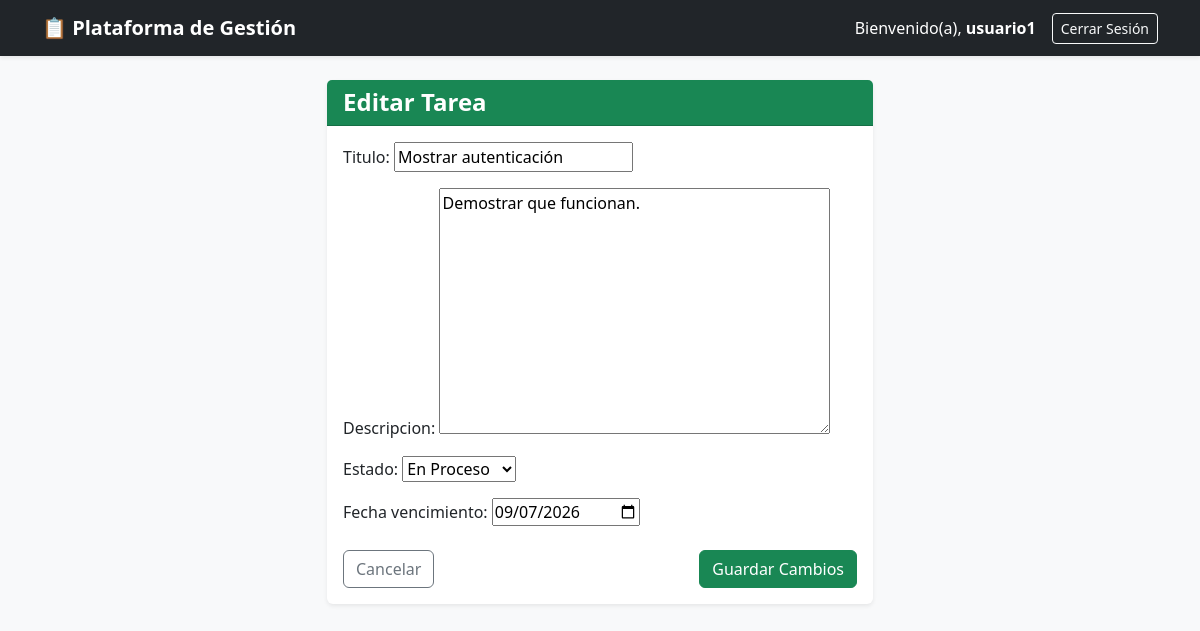
The app's page /tarea/9/editar/ (signed in) with its own data.
### aplicacion_gestion/models.py (models this page shows, shortened)
class Tarea(models.Model):
    ESTADOS = [
        ('PENDIENTE', 'Pendiente'),
        ('EN_PROCESO', 'En Proceso'),
        ('COMPLETADA', 'Completada'),
    ]
    proyecto = models.ForeignKey(Proyecto, on_delete=models.CASCADE, related_name='tareas')
    titulo = models.CharField(max_length=200)
    descripcion = models.TextField(blank=True)
    estado = models.CharField(max_length=20, choices=ESTADOS, default='PENDIENTE')
    fecha_creacion = models.DateField(auto_now_add=True)  # <-- Agrega esta línea
    fecha_vencimiento = models.DateField(null=True, blank=True)

### aplicacion_gestion/views.py (the view)
# urls.py: path('tarea/<int:pk>/editar/', TareaUpdateView.as_view(), name='editar_tarea'),  # <-- Nueva ruta
class TareaUpdateView(LoginRequiredMixin, UpdateView):
    model = Tarea
    form_class = TareaForm
    template_name = 'aplicacion_gestion/tarea_form.html'
    success_url = reverse_lazy('home')
    def get_queryset(self):
        return Tarea.objects.filter(proyecto__usuario=self.request.user)

### aplicacion_gestion/forms.py
class TareaForm(forms.ModelForm):
    class Meta:
        model = Tarea
        fields = ['titulo', 'descripcion', 'estado', 'fecha_vencimiento']
        widgets = {
            'fecha_vencimiento': forms.DateInput(attrs={'type': 'date'}),
        }

### aplicacion_gestion/templates/aplicacion_gestion/tarea_form.html (shortened to what this page needs)
{% extends 'aplicacion_gestion/base.html' %}
{% block content %}
<div class="row justify-content-center">
    <div class="col-md-6">
        <div class="card shadow-sm border-0">
            <div class="card-header bg-success text-white">
                <h4 class="m-0 fw-bold">
                    {% if object %}Editar Tarea{% else %}Crear Nueva Tarea{% endif %}
                </h4>
            </div>
            <div class="card-body">
                <form method="post">
                    <div class="mb-3">
                        {{ form.as_p }}
                    </div>
                    <div class="d-flex justify-content-between mt-4">
                        <a href="{% url 'home' %}" class="btn btn-outline-secondary">Cancelar</a>
                        <button type="submit" class="btn btn-success">Guardar Cambios</button>
                    </div>
                </form>
            </div>
        </div>
    </div>
</div>
{% endblock %}

### aplicacion_gestion/templates/aplicacion_gestion/base.html (shortened to what this page needs)
<!DOCTYPE html>
<html lang="es">
<head>
    <link href="https://cdn.jsdelivr.net/npm/bootstrap@5.3.0/dist/css/bootstrap.min.css" rel="stylesheet">
</head>
<body class="bg-light">
    <nav class="navbar navbar-expand-lg navbar-dark bg-dark mb-4 shadow-sm">
        <div class="container">
            <a class="navbar-brand fw-bold" href="{% url 'home' %}">📋 Plataforma de Gestión</a>
            {% if user.is_authenticated %}
                <div class="d-flex align-items-center text-white">
                    <span class="me-3">Bienvenido(a), <strong>{{ user.username }}</strong></span>
                    <form action="{% url 'logout' %}" method="post" class="m-0">
                        <button type="submit" class="btn btn-outline-light btn-sm">Cerrar Sesión</button>
                    </form>
                </div>
            {% endif %}
        </div>
    </nav>
    <div class="container">
        {% block content %}
        {% endblock %}
    </div>
</body>
</html>

### records on screen
Tarea: titulo "Mostrar autenticación", descripcion "Demostrar que funcionan.", estado "En Proceso", fecha_vencimiento "09/07/2026"

### other values on screen
{{ user.username }} "usuario1"
